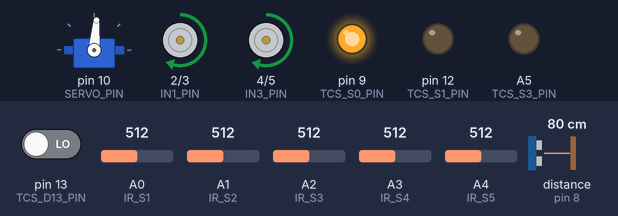
Bench run of a sketch on a simulated Arduino Uno, built with avr-gcc and run on an emulated ATmega328P. On the bench: servo, motor-driver pin pairs drawn as motors (green arrow = first pin HIGH = forward, orange = second pin HIGH = backward, longer = more drive, scaled by the enable pin), output pins drawn as LEDs (lit = HIGH). Wiring (inferred from the names in the program): ultrasonic range finder: trigger pin 7; echo pin 8. Inputs (shaded band) come from the test bench; at power-on: distance to the obstacle (sensor on pin 8) 80 cm, A0 (IR_S1) = 512, A1 (IR_S2) = 512, A4 (IR_S5) = 512, pin 13 (TCS_D13_PIN) LOW, A2 (IR_S3) = 512, A3 (IR_S4) = 512. The echo pulse lasts 58.3 µs per cm; pins used as bus, display or sensor lines are not drawn; what the sketch prints to the serial monitor is not drawn.

Above: at 4.7 s.
4.8 s: distance to the obstacle (sensor on pin 8) set to 20 cm
6.3 s: distance to the obstacle (sensor on pin 8) set to 16 cm
At 8.7 s:
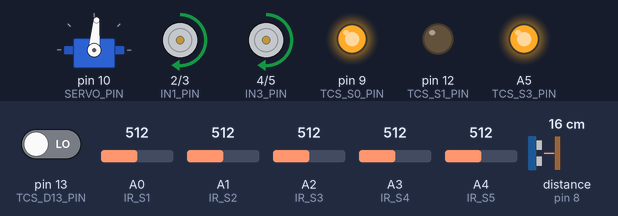
9.3 s: distance to the obstacle (sensor on pin 8) set to 35 cm
At 9.3 s:
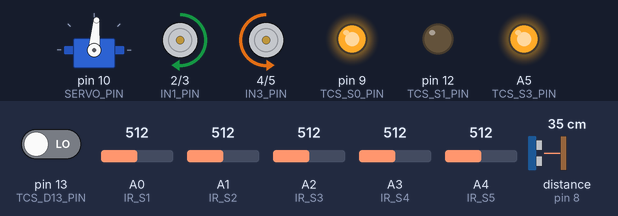
11.7 s: A0 (IR_S1) set to 491
At 12.3 s:
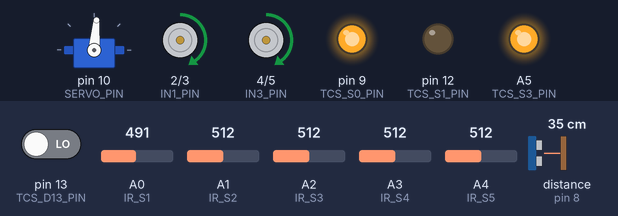
13.2 s: A1 (IR_S2) set to 490
At 14.4 s:
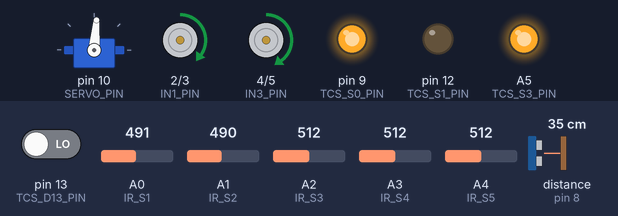
14.7 s: A4 (IR_S5) set to 484
At 15.7 s:
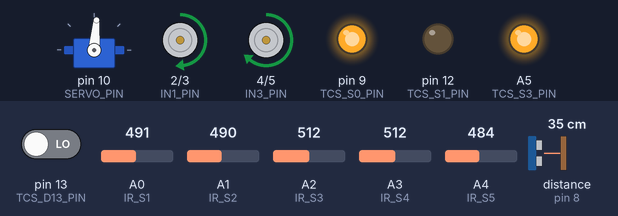
Timing chart, 0 to 17.2 s (numbered marks = the images above; inputs shaded):
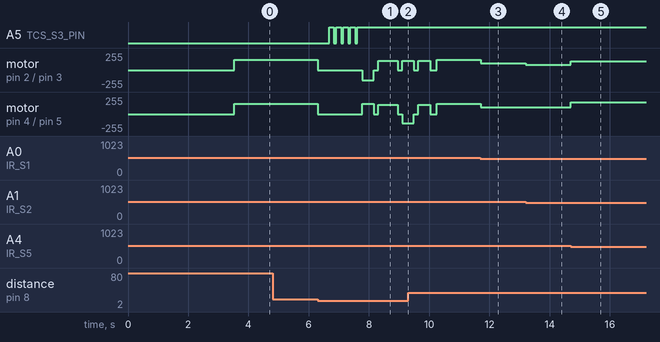

Measured:
- the behaviour switches between 19 and 18 cm on distance to the obstacle (sensor on pin 8) (found by bisection; images 0 and 1)
- the behaviour switches between 501 and 500 on A0 (IR_S1) (found by bisection; images 2 and 3)
- the behaviour switches between 501 and 500 on A4 (IR_S5) (found by bisection; images 4 and 5)
- after the input at 4.8 s, every drawn part: stays the same
- after the input at 6.3 s, A5 (TCS_S3_PIN): alternates HIGH for 0.17 s and LOW for 0.07 s, 9 changes in all, then stays HIGH, starting after 0.37 s; motor on pin 2 (IN1_PIN) / pin 3 (IN2_PIN): forward 155/255 → stopped at once, → backward 155/255 1.5 s later, → stopped 0.38 s later, → forward 140/255 0.15 s later, … (6 changes in this stretch)
- after the input at 9.3 s, A5 (TCS_S3_PIN): stops changing and stays HIGH
- after the input at 11.7 s, motor on pin 2 (IN1_PIN) / pin 3 (IN2_PIN), motor on pin 4 (IN3_PIN) / pin 5 (IN4_PIN): forward 155/255 → forward 100/255 at once
- after the input at 13.2 s, motor on pin 2 (IN1_PIN) / pin 3 (IN2_PIN): forward 100/255 → forward 80/255 at once
- after the input at 14.7 s, motor on pin 2 (IN1_PIN) / pin 3 (IN2_PIN): forward 80/255 → forward 130/255 at once; motor on pin 4 (IN3_PIN) / pin 5 (IN4_PIN): forward 100/255 → forward 180/255 at once

The sketch:

robot_v4_uno_final.ino
```cpp
/*
 * ============================================================
 *  LINE FOLLOWING ROBOT — ARDUINO UNO (TESTING VERSION v4)
 * ============================================================
 *  Hardware:
 *    - Arduino Uno
 *    - 5x IR Sensors (Analog Output)
 *    - TCS230 Color Sensor
 *    - HC-SR04 Ultrasonic Sensor
 *    - L298N Motor Driver (1x, rear wheel drive)
 *    - SG90 Servo Gripper (SNM200 Claw)
 *
 *  BUG FIXED in v4:
 *    ❌ v3 BUG: Servo on D10 uses Timer1
 *               Timer1 also controls D9 (ENA/left motor PWM)
 *               → Left motor PWM broken → only right motor worked!
 *
 *    ✅ v4 FIX: ENA moved from D9 to D11 (Timer2 safe)
 *               ENB stays on D6 (Timer0, always safe)
 *               Servo stays on D10 (Timer1, now no conflict)
 *               TCS230 S0 moved from D11 to D12
 *               TCS230 S1 moved from D12 to D13 (shared logic adjusted)
 *
 *  ARDUINO UNO TIMER MAP (important!):
 *    Timer0 → D5, D6   (also used by millis/delay — don't mess with it)
 *    Timer1 → D9, D10  (Servo library takes this over)
 *    Timer2 → D3, D11  (free for analogWrite after Servo uses Timer1)
 *
 *  FINAL PIN MAP v4:
 *    D0       → Reserved Serial RX — DO NOT USE
 *    D1       → Reserved Serial TX — DO NOT USE
 *    D2       → L298N IN1 (left motor dir A)
 *    D3       → L298N IN2 (left motor dir B)
 *    D4       → L298N IN3 (right motor dir A)
 *    D5       → L298N IN4 (right motor dir B)
 *    D6~      → L298N ENB (right motor PWM) — Timer0 ✅
 *    D7       → HC-SR04 TRIG
 *    D8       → HC-SR04 ECHO
 *    D9       → TCS230 S0  (moved here, digital only)
 *    D10~     → SG90 Servo (Timer1) ✅
 *    D11~     → L298N ENA  (left motor PWM) — Timer2 ✅ NO CONFLICT
 *    D12      → TCS230 S1
 *    D13      → TCS230 S2 (OUTPUT) / TCS230 OUT (INPUT) shared
 *    A0       → IR Sensor S1 (Far Left)
 *    A1       → IR Sensor S2 (Mid Left)
 *    A2       → IR Sensor S3 (Center)
 *    A3       → IR Sensor S4 (Mid Right)
 *    A4       → IR Sensor S5 (Far Right)
 *    A5       → TCS230 S3 (digital output)
 *
 *  WHY THIS WORKS:
 *    Servo  → Timer1 → controls D9, D10
 *    ENA    → D11   → Timer2 → completely separate timer ✅
 *    ENB    → D6    → Timer0 → completely separate timer ✅
 *    Both motors get proper PWM speed control!
 *
 *  Author  : EC6090 Mini Project 2026
 *  Board   : Arduino Uno (migrate to ESP32 + 7 sensors later)
 * ============================================================
 */

#include <Servo.h>

// ============================================================
//  PIN DEFINITIONS — v4 CORRECTED
// ============================================================

// --- IR Sensors (Analog Output) ---
#define IR_S1     A0    // Far Left
#define IR_S2     A1    // Mid Left
#define IR_S3     A2    // Center
#define IR_S4     A3    // Mid Right
#define IR_S5     A4    // Far Right

// --- HC-SR04 Ultrasonic ---
#define TRIG_PIN  7
#define ECHO_PIN  8

// --- L298N Motor Driver ---
// ⚠️ ENA moved to D11 (Timer2) to avoid Servo Timer1 conflict!
#define IN1_PIN   2     // Left  motor direction A
#define IN2_PIN   3     // Left  motor direction B
#define IN3_PIN   4     // Right motor direction A
#define IN4_PIN   5     // Right motor direction B
#define ENA_PIN   11    // Left  motor PWM — Timer2 ✅ (was D9, conflicted with Servo)
#define ENB_PIN   6     // Right motor PWM — Timer0 ✅

// --- SG90 Servo ---
// D10 uses Timer1 — ENA must NOT be on D9 (also Timer1)
#define SERVO_PIN 10    // Timer1 — Servo library uses this ✅

// --- TCS230 Color Sensor ---
// S0 moved to D9 (now free since ENA left D9)
// S1 on D12
// S2 + OUT shared on D13 (same as v3)
// S3 on A5
#define TCS_S0_PIN    9     // moved from D11 to D9
#define TCS_S1_PIN    12
#define TCS_D13_PIN   13    // shared: S2 output + OUT input
#define TCS_S3_PIN    A5    // A5 used as digital output

// ============================================================
//  QUICK MOTOR TEST — SET TO true TO TEST MOTORS ONLY
//  Upload with this true first to verify both motors spin
//  Then set back to false for full robot operation
// ============================================================
#define MOTOR_TEST_MODE  false

// ============================================================
//  TUNABLE CONSTANTS
// ============================================================

// IR threshold: analog value ABOVE this = sensor on yellow line
// Calibration steps:
//   1. Open Serial Monitor at 9600 baud
//   2. Uncomment debug block in readIRSensors()
//   3. Note values on bare floor vs yellow line
//   4. Set threshold halfway between the two readings
#define IR_THRESHOLD      500

// Ultrasonic object detection distance (cm)
#define DETECT_DIST       18

// Motor speeds (0–255 PWM)
#define BASE_SPEED      155     // normal line following 155
#define SHARP_SPEED       100   // max speed on sharp turns 100
#define AVOID_SPEED       140   // obstacle bypass 140
#define CREEP_SPEED       100   // slow approach for pickup 100

// PD Controller — tune on actual arena
// If robot wobbles → reduce Kp
// If robot is slow to correct → increase Kp
// If robot overshoots curves → increase Kd
float Kp = 25.0;
float Kd = 12.0;

// Servo claw angles — adjust to your physical claw geometry
#define SERVO_OPEN    85    // claw open  (releasing cube)
#define SERVO_CLOSED  15    // claw closed (gripping cube)

// Time robot travels after picking green cube before
// assuming it reached end zone — tune for your arena!
#define END_ZONE_TRAVEL_MS  8000

// ============================================================
//  GLOBAL VARIABLES
// ============================================================

Servo gripperServo;

int  irRaw[5];
int  irBinary[5];

int  lastError      = 0;
bool cubePickedUp   = false;
int  obstaclesAvoided = 0;
unsigned long pickUpTime = 0;

// ============================================================
//  STATE MACHINE
// ============================================================
enum RobotState {
  STATE_LINE_FOLLOW,
  STATE_IDENTIFY_OBJECT,
  STATE_AVOID_RED,
  STATE_REJOIN_LINE,
  STATE_APPROACH_GREEN,
  STATE_PICK_GREEN,
  STATE_CARRY_TO_END,
  STATE_DROP_CUBE,
  STATE_DONE
};

RobotState currentState = STATE_LINE_FOLLOW;

// ============================================================
//  SETUP
// ============================================================
void setup() {
  Serial.begin(9600);
  Serial.println("=== Robot v4 — Timer conflict fixed ===");
  Serial.println("ENA on D11 (Timer2), Servo on D10 (Timer1)");

  // Motor driver
  pinMode(IN1_PIN, OUTPUT);
  pinMode(IN2_PIN, OUTPUT);
  pinMode(IN3_PIN, OUTPUT);
  pinMode(IN4_PIN, OUTPUT);
  pinMode(ENA_PIN, OUTPUT);   // D11 — Timer2
  pinMode(ENB_PIN, OUTPUT);   // D6  — Timer0
  stopMotors();

  // Ultrasonic
  pinMode(TRIG_PIN, OUTPUT);
  pinMode(ECHO_PIN, INPUT);

  // TCS230
  pinMode(TCS_S0_PIN,  OUTPUT);   // D9
  pinMode(TCS_S1_PIN,  OUTPUT);   // D12
  pinMode(TCS_S3_PIN,  OUTPUT);   // A5
  pinMode(TCS_D13_PIN, OUTPUT);   // D13 starts as output

  // TCS230 frequency scaling 20%: S0=HIGH, S1=LOW
  digitalWrite(TCS_S0_PIN, HIGH);
  digitalWrite(TCS_S1_PIN, LOW);

  // Servo
  gripperServo.attach(SERVO_PIN);  // D10 — Timer1
  gripperServo.write(SERVO_OPEN);
  delay(500);

  // ── MOTOR TEST MODE ──────────────────────────────────────
  // If MOTOR_TEST_MODE is true, spin both motors and halt
  // Use this to confirm both motors work before full test
  if (MOTOR_TEST_MODE) {
    Serial.println("=== MOTOR TEST MODE ===");
    Serial.println("Both motors forward 2 seconds...");
    driveMotors(150, 150);
    delay(2000);
    Serial.println("Left motor only...");
    driveMotors(150, 0);
    delay(2000);
    Serial.println("Right motor only...");
    driveMotors(0, 150);
    delay(2000);
    Serial.println("Both reverse...");
    driveMotors(-150, -150);
    delay(2000);
    stopMotors();
    Serial.println("Motor test done. Set MOTOR_TEST_MODE false to run robot.");
    while (true);  // halt here
  }
  // ─────────────────────────────────────────────────────────

  Serial.println("Starting in 3 seconds...");
  delay(3000);
  Serial.println("GO!");
}

// ============================================================
//  MAIN LOOP
// ============================================================
void loop() {
  readIRSensors();

  switch (currentState) {

    // --------------------------------------------------------
    case STATE_LINE_FOLLOW: {
      float dist = readUltrasonic();
      if (dist > 0 && dist < DETECT_DIST) {
        stopMotors();
        delay(300);
        Serial.print("Object at ");
        Serial.print(dist);
        Serial.println("cm — reading color...");
        currentState = STATE_IDENTIFY_OBJECT;
        break;
      }
      followLine();
      break;
    }

    // --------------------------------------------------------
    // Color ONLY read here — robot always stopped in this state
    // --------------------------------------------------------
    case STATE_IDENTIFY_OBJECT: {
      char color = readColorVoted(5);
      Serial.print("Color: ");
      Serial.println(color);

      if (color == 'R') {
        Serial.println(">> RED — avoid");
        currentState = STATE_AVOID_RED;
      } else if (color == 'G' && !cubePickedUp) {
        Serial.println(">> GREEN — pick up");
        currentState = STATE_APPROACH_GREEN;
      } else if (color == 'G' && cubePickedUp) {
        Serial.println(">> GREEN but already carrying — avoid");
        currentState = STATE_AVOID_RED;
      } else {
        Serial.println(">> Unknown — treat as obstacle");
        currentState = STATE_AVOID_RED;
      }
      break;
    }

    // --------------------------------------------------------
    case STATE_AVOID_RED: {
      avoidRedObstacle();
      obstaclesAvoided++;
      Serial.print("Avoided: "); Serial.println(obstaclesAvoided);
      currentState = STATE_REJOIN_LINE;
      break;
    }

    // --------------------------------------------------------
    case STATE_REJOIN_LINE: {
      bool found = rejoinLine();
      if (found) currentState = STATE_LINE_FOLLOW;
      break;
    }

    // --------------------------------------------------------
    case STATE_APPROACH_GREEN: {
      driveMotors(CREEP_SPEED, CREEP_SPEED);
      delay(400);
      stopMotors();
      delay(200);
      currentState = STATE_PICK_GREEN;
      break;
    }

    // --------------------------------------------------------
    case STATE_PICK_GREEN: {
      pickGreenCube();
      cubePickedUp = true;
      pickUpTime   = millis();
      currentState = STATE_CARRY_TO_END;
      break;
    }

    // --------------------------------------------------------
    case STATE_CARRY_TO_END: {
      unsigned long elapsed = millis() - pickUpTime;

      if (elapsed > END_ZONE_TRAVEL_MS) {
        Serial.println(">> End zone (timer)");
        stopMotors();
        currentState = STATE_DROP_CUBE;
        break;
      }
      float dist = readUltrasonic();
      if (dist > 0 && dist < 8) {
        Serial.println(">> End zone (wall)");
        stopMotors();
        currentState = STATE_DROP_CUBE;
        break;
      }
      followLine();
      break;
    }

    // --------------------------------------------------------
    case STATE_DROP_CUBE: {
      dropCubeAtEnd();
      currentState = STATE_DONE;
      break;
    }

    // --------------------------------------------------------
    case STATE_DONE: {
      stopMotors();
      static unsigned long lastPrint = 0;
      if (millis() - lastPrint > 2000) {
        Serial.println("*** TASK COMPLETE ***");
        lastPrint = millis();
      }
      break;
    }
  }
}

// ============================================================
//  READ IR SENSORS
// ============================================================
void readIRSensors() {
  irRaw[0] = analogRead(IR_S1);
  irRaw[1] = analogRead(IR_S2);
  irRaw[2] = analogRead(IR_S3);
  irRaw[3] = analogRead(IR_S4);
  irRaw[4] = analogRead(IR_S5);

  for (int i = 0; i < 5; i++) {
    irBinary[i] = (irRaw[i] > IR_THRESHOLD) ? 1 : 0;
  }

  // Uncomment to calibrate IR threshold:
  /*
  Serial.print("RAW: ");
  for (int i = 0; i < 5; i++) {
    Serial.print(irRaw[i]); Serial.print("\t");
  }
  Serial.println();
  */
}

// ============================================================
//  LINE FOLLOWING — PD Controller
// ============================================================
void followLine() {
  int weights[5]  = {-2, -1, 0, 1, 2};
  int weightedSum = 0;
  int sensorSum   = 0;

  for (int i = 0; i < 5; i++) {
    weightedSum += irBinary[i] * weights[i];
    sensorSum   += irBinary[i];
  }

  int error;
  if (sensorSum > 0) {
    error = weightedSum;
  } else {
    error = (lastError > 0) ? 4 : -4;
  }

  float correction = (Kp * error) + (Kd * (error - lastError));
  lastError = error;

  int leftSpeed  = BASE_SPEED - (int)correction;
  int rightSpeed = BASE_SPEED + (int)correction;

  leftSpeed  = constrain(leftSpeed,  -255, 255);
  rightSpeed = constrain(rightSpeed, -255, 255);

  if (abs(error) >= 2) {
    if (leftSpeed  > 0) leftSpeed  = min(leftSpeed,  SHARP_SPEED);
    if (rightSpeed > 0) rightSpeed = min(rightSpeed, SHARP_SPEED);
  }

  driveMotors(leftSpeed, rightSpeed);
}

// ============================================================
//  AVOID RED OBSTACLE
// ============================================================
void avoidRedObstacle() {
  driveMotors(-AVOID_SPEED, AVOID_SPEED);   // turn left
  delay(380);
  stopMotors(); delay(150);

  driveMotors(AVOID_SPEED, AVOID_SPEED);    // forward past obstacle
  delay(650);
  stopMotors(); delay(150);

  driveMotors(AVOID_SPEED, -AVOID_SPEED);   // turn right
  delay(380);
  stopMotors(); delay(150);

  driveMotors(AVOID_SPEED, AVOID_SPEED);    // forward to rejoin
  delay(400);
  stopMotors(); delay(200);
}

// ============================================================
//  REJOIN LINE
// ============================================================
bool rejoinLine() {
  unsigned long start = millis();
  while (millis() - start < 4000) {
    readIRSensors();
    int count = 0;
    for (int i = 0; i < 5; i++) count += irBinary[i];
    if (count >= 1) { Serial.println("Line found!"); return true; }
    driveMotors(110, 110);
    delay(40);
  }
  stopMotors();
  Serial.println("WARNING: Line not found!");
  return false;
}

// ============================================================
//  PICK UP GREEN CUBE
// ============================================================
void pickGreenCube() {
  gripperServo.write(SERVO_OPEN);
  delay(600);
  stopMotors();
  delay(300);
  gripperServo.write(SERVO_CLOSED);
  delay(800);
  Serial.println("Cube gripped!");
}

// ============================================================
//  DROP CUBE AT END ZONE
// ============================================================
void dropCubeAtEnd() {
  stopMotors(); delay(200);
  gripperServo.write(SERVO_OPEN);
  delay(800);
  driveMotors(-100, -100);
  delay(300);
  stopMotors();
  cubePickedUp = false;
  Serial.println("Cube released!");
}

// ============================================================
//  TCS230 COLOR SENSOR
//  D13 shared: OUTPUT for S2, INPUT for reading OUT frequency
// ============================================================
char readColorOnce() {
  long r = 0, g = 0, b = 0;

  // Red: S2=LOW S3=LOW
  pinMode(TCS_D13_PIN, OUTPUT);
  digitalWrite(TCS_D13_PIN, LOW);
  digitalWrite(TCS_S3_PIN,  LOW);
  delay(10);
  pinMode(TCS_D13_PIN, INPUT);
  r = pulseIn(TCS_D13_PIN, LOW, 60000);

  // Green: S2=HIGH S3=HIGH
  pinMode(TCS_D13_PIN, OUTPUT);
  digitalWrite(TCS_D13_PIN, HIGH);
  digitalWrite(TCS_S3_PIN,  HIGH);
  delay(10);
  pinMode(TCS_D13_PIN, INPUT);
  g = pulseIn(TCS_D13_PIN, LOW, 60000);

  // Blue: S2=LOW S3=HIGH
  pinMode(TCS_D13_PIN, OUTPUT);
  digitalWrite(TCS_D13_PIN, LOW);
  digitalWrite(TCS_S3_PIN,  HIGH);
  delay(10);
  pinMode(TCS_D13_PIN, INPUT);
  b = pulseIn(TCS_D13_PIN, LOW, 60000);

  // Debug — uncomment to calibrate:
  /*
  Serial.print("R="); Serial.print(r);
  Serial.print(" G="); Serial.print(g);
  Serial.print(" B="); Serial.println(b);
  */

  if (r == 0 && g == 0 && b == 0) return 'U';
  long minVal = min(r, min(g, b));
  if (minVal > 250) return 'U';

  // Lower frequency = stronger that color
  if (r < g && r < b) return 'R';
  if (g < r && g < b) return 'G';
  if (b < r && b < g) return 'B';
  return 'U';
}

char readColorVoted(int times) {
  int cR=0, cG=0, cB=0, cU=0;
  for (int i = 0; i < times; i++) {
    char c = readColorOnce();
    if      (c=='R') cR++;
    else if (c=='G') cG++;
    else if (c=='B') cB++;
    else             cU++;
    delay(25);
  }
  Serial.print("Votes R:"); Serial.print(cR);
  Serial.print(" G:"); Serial.print(cG);
  Serial.print(" B:"); Serial.print(cB);
  Serial.print(" U:"); Serial.println(cU);

  if (cR>=cG && cR>=cB && cR>cU) return 'R';
  if (cG>=cR && cG>=cB && cG>cU) return 'G';
  if (cB>=cR && cB>=cG && cB>cU) return 'B';
  return 'U';
}

// ============================================================
//  ULTRASONIC — HC-SR04
// ============================================================
float readUltrasonic() {
  digitalWrite(TRIG_PIN, LOW);
  delayMicroseconds(2);
  digitalWrite(TRIG_PIN, HIGH);
  delayMicroseconds(10);
  digitalWrite(TRIG_PIN, LOW);
  long duration = pulseIn(ECHO_PIN, HIGH, 25000);
  if (duration == 0) return 999.0;
  return (duration * 0.0343) / 2.0;
}

// ============================================================
//  MOTOR CONTROL — L298N
//  ENA = D11 (Timer2) — NO conflict with Servo on D10 (Timer1)
//  ENB = D6  (Timer0) — always safe
// ============================================================
void driveMotors(int leftSpeed, int rightSpeed) {
  // Left motor (ENA on D11 — Timer2)
  if (leftSpeed >= 0) {
    digitalWrite(IN1_PIN, HIGH);
    digitalWrite(IN2_PIN, LOW);
    analogWrite(ENA_PIN, leftSpeed);
  } else {
    digitalWrite(IN1_PIN, LOW);
    digitalWrite(IN2_PIN, HIGH);
    analogWrite(ENA_PIN, -leftSpeed);
  }
  // Right motor (ENB on D6 — Timer0)
  if (rightSpeed >= 0) {
    digitalWrite(IN3_PIN, HIGH);
    digitalWrite(IN4_PIN, LOW);
    analogWrite(ENB_PIN, rightSpeed);
  } else {
    digitalWrite(IN3_PIN, LOW);
    digitalWrite(IN4_PIN, HIGH);
    analogWrite(ENB_PIN, -rightSpeed);
  }
}

void stopMotors() {
  digitalWrite(IN1_PIN, LOW);
  digitalWrite(IN2_PIN, LOW);
  digitalWrite(IN3_PIN, LOW);
  digitalWrite(IN4_PIN, LOW);
  analogWrite(ENA_PIN, 0);
  analogWrite(ENB_PIN, 0);
}

// ============================================================
//  END OF CODE v4
// ============================================================
```
